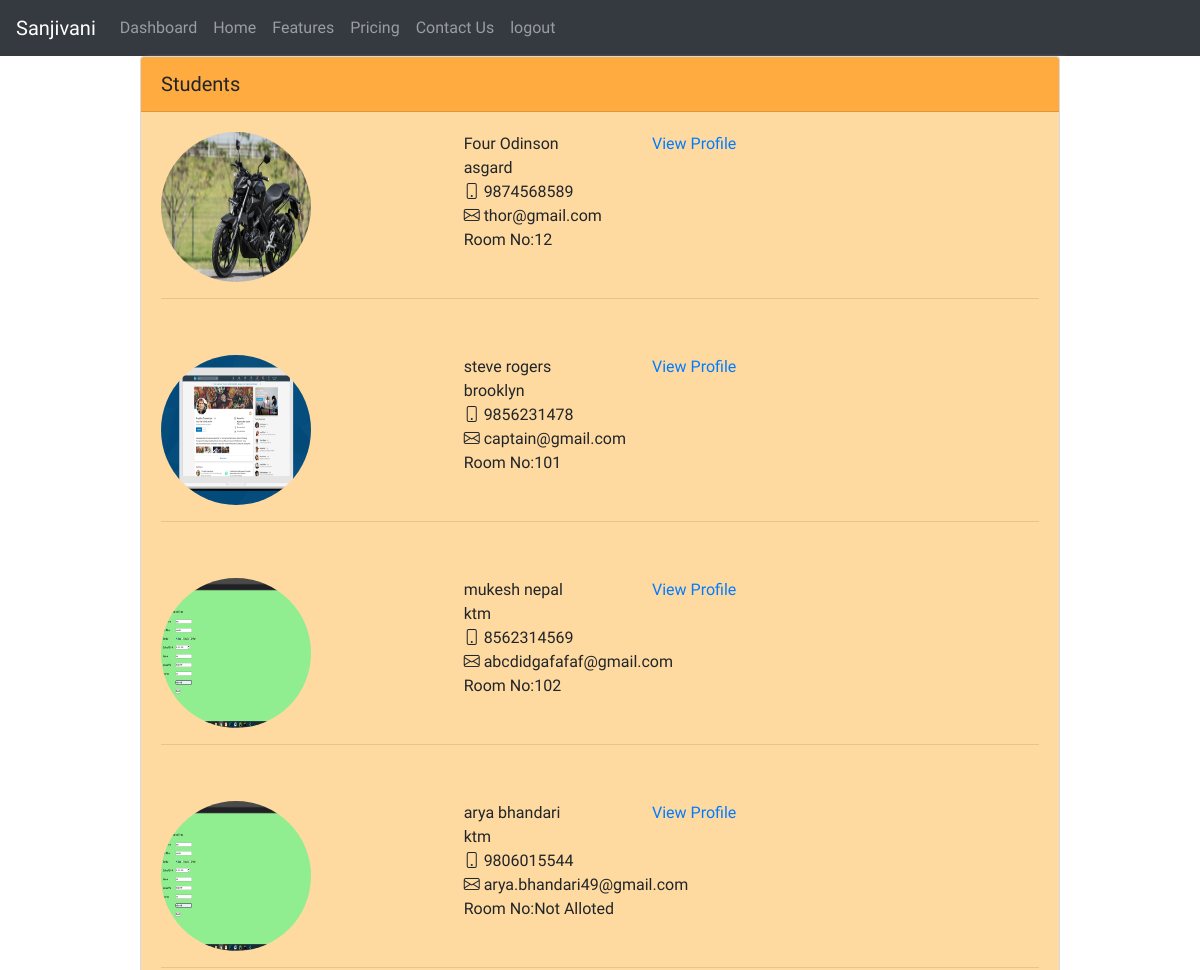
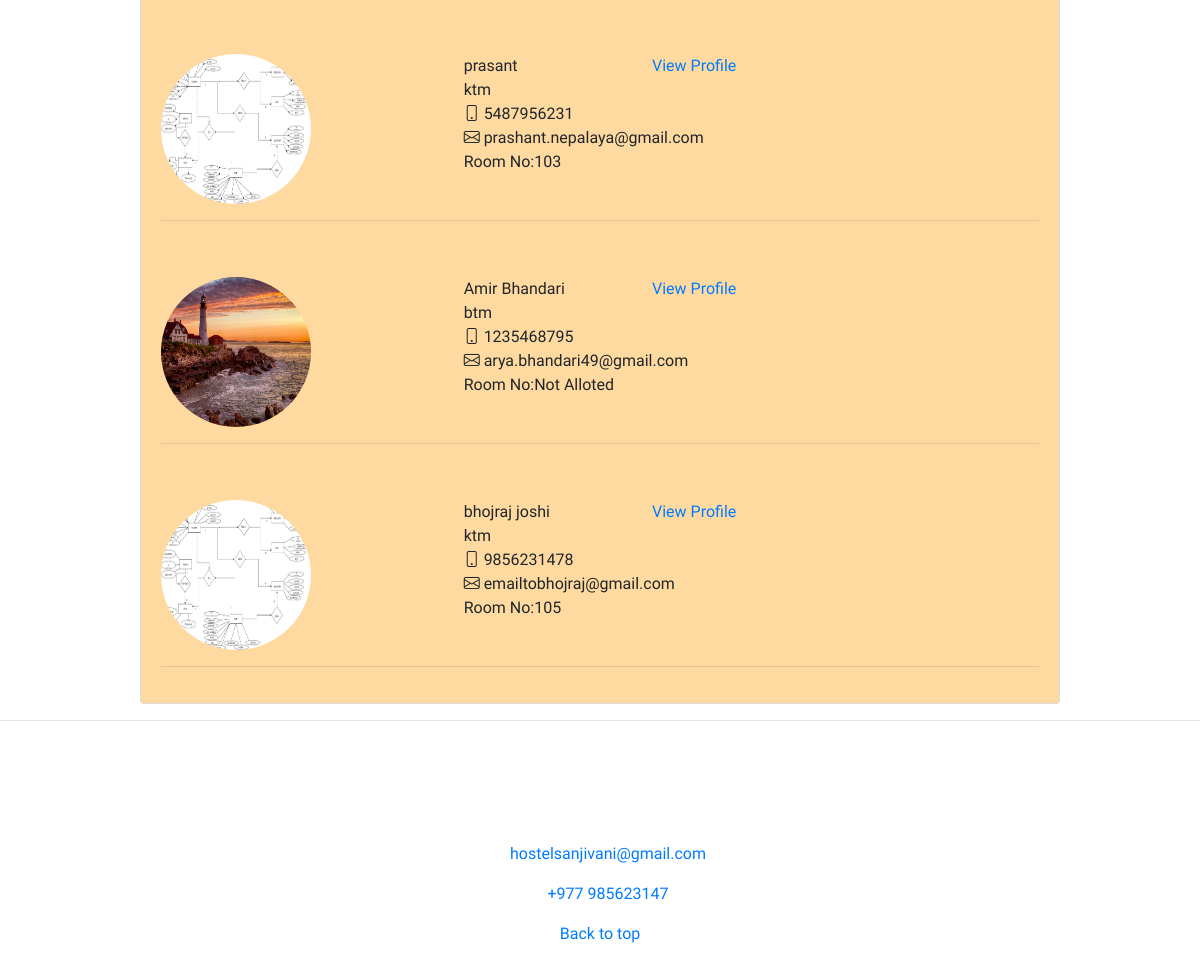
The app's page /auth/students (signed in) with its own data (2 pictures, top to bottom).
### student/models.py (models this page shows, shortened)
class Student(models.Model):
    fullname= models.CharField(max_length=50)
    fathersname= models.CharField(max_length=50)
    mothersname= models.CharField(max_length=50)
    phoneno= models.CharField(max_length=14)
    parentsno= models.CharField(max_length=14)
    email= models.EmailField(max_length=50)
    permanentaddress= models.CharField(max_length=60)
    dob = models.DateField()
    idcard = models.ImageField(upload_to='idcard/')
    joindate = models.DateField()
    roomno= models.IntegerField(null=True,blank=True)
    user= models.OneToOneField(User,on_delete=models.CASCADE)
    profile = models.ImageField(null=True, blank=True,upload_to='student/')

### userauth/views.py (the view)
# urls.py: path('students', studentList, name='studentlist'),
@login_required(login_url='signin')
def studentList(request):
    std = Student.objects.all()
    context={
        'std':std,
    }
    return render(request,'studentlist.html',context)

### templates/studentlist.html (shortened to what this page needs)
{% extends 'master/base.html' %}
{% load static %}
{% block 'body' %}
<div class="container">
<div class="row justify-content-md-center">
            <div class="col-10">
                <div class="card bg-light">
                    <div class="card-header"><span id="studentlist" style="font-size:20px;">Students</span></div>
                {% for s in std %}
                      <div class="card-body">
                          <div class="row">
                              <div class="col-4">
                                  <div class="profile">
                                      {% if s.profile %}
                                        <img src="{{MEDIA_URL}}{{s.profile.url}}"class="profile" alt="profile">
                                      {% else %}
                                        <img src="{% static 'user.png' %}" alt="user" class="profile">
                                      {% endif %}
                                  </div>
                              </div>
                              <div class="col-4">
                                  <span>{{s.fullname}}</span><span style="float:right;"><a href="{% url 'studentdetail' s.id %}">View Profile</a></span><br>
                                  <span>{{s.permanentaddress}}</span><br>
                                  <span><i class="bi bi-phone"></i> {{s.phoneno}}</span><br>
                                  <span><i class="bi bi-envelope"></i> {{s.email}}</span><br>
                                  <span>Room No:{% if s.roomno %}{{s.roomno}}{% else %}Not Alloted{% endif %}</span>
                              </div>
                          </div>
                          <hr>
                      </div>
                {% endfor %}
                    </div>
            </div>
        </div>
</div>
{% endblock %}

### templates/master/base.html (shortened to what this page needs)
<!DOCTYPE html>
{% load static %}
<html lang="en">
<head>
    <link rel="stylesheet" href="{% static 'css/bootstrap.min.css' %}">
  <link rel="stylesheet" href="{% static 'css/style.css' %}">
  <link rel="stylesheet" href="https://cdn.jsdelivr.net/npm/bootstrap-icons@1.4.0/font/bootstrap-icons.css">
</head>
<body>
<header class="navbar navbar-expand-md navbar-dark bg-dark">
  <a class="navbar-brand" href="#">Sanjivani</a>
  <div class="collapse navbar-collapse" id="navbarNavDropdown">
    <ul class="navbar-nav">
      {% if request.user.is_authenticated %}
        <li class="nav-item">
        <a class="nav-link" href="{% url 'dashboard' request.user.id %}">Dashboard</a>
      </li>
      {% endif %}
      <li class="nav-item">
        <a class="nav-link" href="{% url 'homepage' %}">Home </a>
      </li>
      <li class="nav-item">
        <a class="nav-link" href="{% url 'homepage' %}#features">Features</a>
      </li>
      <li class="nav-item">
        <a class="nav-link" href="{% url 'homepage' %}#pricing">Pricing</a>
      </li>
      <li class="nav-item">
        <a class="nav-link" href="#contactus">Contact Us</a>
      </li>
      <li class="nav-item">
        {% if request.user.is_authenticated %}
            <a class="nav-link" href="{% url 'signout' %}">logout</a>
          {% else %}
            <a class="nav-link" href="{% url 'signin' %}">login</a>
          {% endif %}
      </li>
    </ul>
  </div>
</header>
{% block 'body' %} {% endblock %}
<hr>
<footer class="container" id="contactus" style="padding-top:25px;padding-bottom:25px;text-align:center;color:white;">
    <p >Sanjivani Boys Hostel</p>
    <p >Mid-Baneshwor, Kathmandu, Nepal </p>
    <p ><i class="bi bi-envelope"></i><a href="mailto:hostelsanjivani@gmail.com">hostelsanjivani@gmail.com</a></p>
    <p ><i class="bi bi-phone"></i><a href="tel:+977 985623147">+977 985623147</a></p>
    <p ><a href="#">Back to top</a></p>
  </footer>
</body>
</html>

### static/css/style.css (style rules this page uses)
.profile { height:150px; width:150px; border-radius:150px; }

### templates/master/base.html (style rules this page uses)
* { font-family: 'Oxygen', sans-serif; }
.card { box-shadow: 5px 3px 5px #ffffff; }
body { background-image: url('https://cdn.naturettl.com/wp-content/uploads/2017/05/22013627/what-is-hdr-landscapes.jpg'); background-repeat: no-repeat; background-attachment: fixed; background-size: cover; }
.card-header { background-color:#ffab40; }
.card-body { background-color:#fedaa1; }

### records on screen
Student: profile (picture), fullname "Four Odinson", permanentaddress "asgard", phoneno "9874568589", email "thor@gmail.com", roomno "12"
Student: profile (picture), fullname "steve rogers", permanentaddress "brooklyn", phoneno "9856231478", email "captain@gmail.com", roomno "101"
Student: profile (picture), fullname "mukesh nepal", permanentaddress "ktm", phoneno "8562314569", email "abcdidgafafaf@gmail.com", roomno "102"
Student: profile (picture), fullname "arya bhandari", permanentaddress "ktm", phoneno "9806015544", email "arya.bhandari49@gmail.com", shows "Not Alloted"
Student: profile (picture), fullname "prasant", permanentaddress "ktm", phoneno "5487956231", email "prashant.nepalaya@gmail.com", roomno "103"
Student: profile (picture), fullname "Amir Bhandari", permanentaddress "btm", phoneno "1235468795", email "arya.bhandari49@gmail.com", shows "Not Alloted"
Student: profile (picture), fullname "bhojraj joshi", permanentaddress "ktm", phoneno "9856231478", email "emailtobhojraj@gmail.com", roomno "105"
